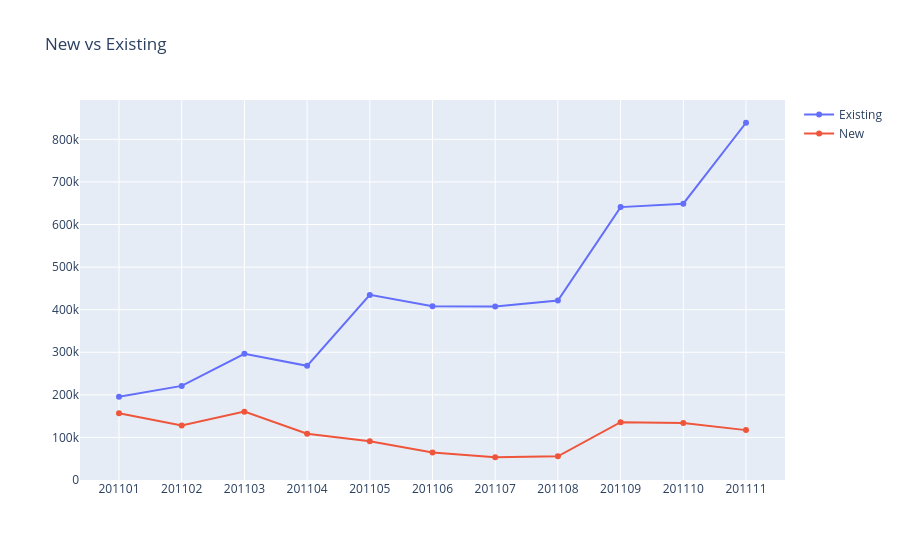

Notebook code cell kept with this figure:
### Code cell
plot_data = [
    go.Scatter(
        x=df_user_type_revenue.query("UserType == 'Existing'")['InvoiceYearMonth'],
        y=df_user_type_revenue.query("UserType == 'Existing'")['Revenue'],
        name = 'Existing'
    ),
    go.Scatter(
        x=df_user_type_revenue.query("UserType == 'New'")['InvoiceYearMonth'],
        y=df_user_type_revenue.query("UserType == 'New'")['Revenue'],
        name = 'New'
    )
]

plot_layout = go.Layout(
        xaxis={"type": "category"},
        title='New vs Existing'
    )
fig = go.Figure(data=plot_data, layout=plot_layout)
fig.show()

### Figure 1 — Plotly figure (JSON) as saved in the notebook; plotly's stock layout.template omitted (floating-point values rounded to 4 significant figures)
{"data": [{"name": "Existing", "type": "scatter", "x": [201101, 201102, 201103, 201104, 201105, 201106, 201107, 201108, 201109, 201110, 201111], "y": [195300.0, 221000.0, 296400.0, 268200.0, 434700.0, 408000.0, 407700.0, 421400.0, 640900.0, 648800.0, 839000.0]}, {"name": "New", "type": "scatter", "x": [201101, 201102, 201103, 201104, 201105, 201106, 201107, 201108, 201109, 201110, 201111], "y": [156700.0, 127859, 160600.0, 108500.0, 90850.0, 64480.0, 53450.0, 55620.0, 135700.0, 133900.0, 117200.0]}], "layout": {"title": {"text": "New vs Existing"}, "xaxis": {"type": "category"}}}
